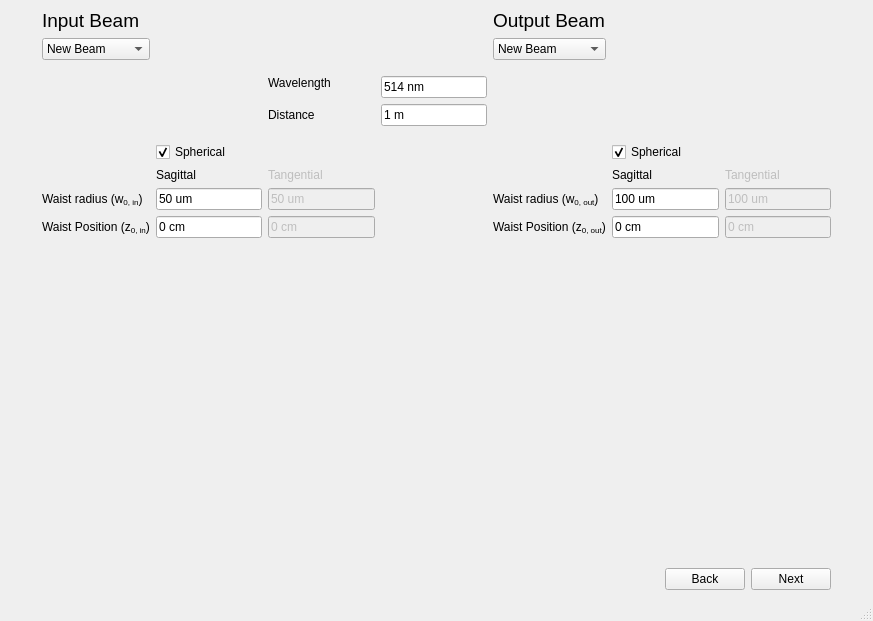
<?xml version="1.0" encoding="UTF-8"?>
<ui version="4.0">
 <class>MainWindow</class>
 <widget class="QMainWindow" name="MainWindow">
  <property name="geometry">
   <rect>
    <x>0</x>
    <y>0</y>
    <width>873</width>
    <height>621</height>
   </rect>
  </property>
  <property name="windowTitle">
   <string>Modematcher</string>
  </property>
  <widget class="QWidget" name="centralwidget">
   <layout class="QGridLayout" name="gridLayout">
    <item row="3" column="0">
     <spacer name="horizontalSpacer_3">
      <property name="orientation">
       <enum>Qt::Horizontal</enum>
      </property>
      <property name="sizeHint" stdset="0">
       <size>
        <width>40</width>
        <height>20</height>
       </size>
      </property>
     </spacer>
    </item>
    <item row="2" column="1">
     <spacer name="verticalSpacer">
      <property name="orientation">
       <enum>Qt::Vertical</enum>
      </property>
      <property name="sizeHint" stdset="0">
       <size>
        <width>20</width>
        <height>40</height>
       </size>
      </property>
     </spacer>
    </item>
    <item row="3" column="1">
     <widget class="QLabel" name="label">
      <property name="sizePolicy">
       <sizepolicy hsizetype="Expanding" vsizetype="Expanding">
        <horstretch>0</horstretch>
        <verstretch>0</verstretch>
       </sizepolicy>
      </property>
      <property name="maximumSize">
       <size>
        <width>801</width>
        <height>236</height>
       </size>
      </property>
      <property name="text">
       <string/>
      </property>
      <property name="pixmap">
       <pixmap>graycad.png</pixmap>
      </property>
      <property name="scaledContents">
       <bool>true</bool>
      </property>
     </widget>
    </item>
    <item row="5" column="1">
     <layout class="QHBoxLayout" name="horizontalLayout_2">
      <item>
       <spacer name="horizontalSpacer_4">
        <property name="orientation">
         <enum>Qt::Horizontal</enum>
        </property>
        <property name="sizeHint" stdset="0">
         <size>
          <width>40</width>
          <height>20</height>
         </size>
        </property>
       </spacer>
      </item>
      <item>
       <widget class="QPushButton" name="button_back">
        <property name="text">
         <string>Back</string>
        </property>
       </widget>
      </item>
      <item>
       <widget class="QPushButton" name="button_next">
        <property name="text">
         <string>Next</string>
        </property>
       </widget>
      </item>
     </layout>
    </item>
    <item row="4" column="1">
     <spacer name="verticalSpacer_2">
      <property name="orientation">
       <enum>Qt::Vertical</enum>
      </property>
      <property name="sizeHint" stdset="0">
       <size>
        <width>20</width>
        <height>40</height>
       </size>
      </property>
     </spacer>
    </item>
    <item row="0" column="1" rowspan="2">
     <layout class="QGridLayout" name="gridLayout_2">
      <item row="8" column="5">
       <widget class="QLabel" name="label_sag_out">
        <property name="text">
         <string>Sagittal</string>
        </property>
       </widget>
      </item>
      <item row="0" column="0">
       <widget class="QLabel" name="label_2">
        <property name="font">
         <font>
          <pointsize>14</pointsize>
         </font>
        </property>
        <property name="text">
         <string>Input Beam</string>
        </property>
       </widget>
      </item>
      <item row="0" column="4">
       <widget class="QLabel" name="label_3">
        <property name="font">
         <font>
          <pointsize>14</pointsize>
         </font>
        </property>
        <property name="layoutDirection">
         <enum>Qt::LeftToRight</enum>
        </property>
        <property name="text">
         <string>Output Beam</string>
        </property>
        <property name="alignment">
         <set>Qt::AlignLeading|Qt::AlignLeft|Qt::AlignVCenter</set>
        </property>
       </widget>
      </item>
      <item row="9" column="5">
       <widget class="QLineEdit" name="lineEdit_waist_output_sag">
        <property name="text">
         <string>100 um</string>
        </property>
       </widget>
      </item>
      <item row="9" column="0">
       <widget class="QLabel" name="label_6">
        <property name="text">
         <string>Waist radius (w&lt;sub&gt;0, in&lt;/sub&gt;)</string>
        </property>
       </widget>
      </item>
      <item row="4" column="2">
       <widget class="QLabel" name="label_4">
        <property name="text">
         <string>Wavelength</string>
        </property>
        <property name="alignment">
         <set>Qt::AlignLeading|Qt::AlignLeft|Qt::AlignTop</set>
        </property>
       </widget>
      </item>
      <item row="7" column="5">
       <widget class="QCheckBox" name="CheckBox_spherical_output_beam">
        <property name="text">
         <string>Spherical</string>
        </property>
        <property name="checked">
         <bool>true</bool>
        </property>
       </widget>
      </item>
      <item row="6" column="3">
       <spacer name="verticalSpacer_3">
        <property name="orientation">
         <enum>Qt::Vertical</enum>
        </property>
        <property name="sizeType">
         <enum>QSizePolicy::Fixed</enum>
        </property>
        <property name="sizeHint" stdset="0">
         <size>
          <width>20</width>
          <height>10</height>
         </size>
        </property>
       </spacer>
      </item>
      <item row="9" column="2">
       <widget class="QLineEdit" name="lineEdit_waist_input_tan">
        <property name="enabled">
         <bool>false</bool>
        </property>
        <property name="text">
         <string>50 um</string>
        </property>
        <property name="readOnly">
         <bool>false</bool>
        </property>
       </widget>
      </item>
      <item row="8" column="1">
       <widget class="QLabel" name="label_sag_in">
        <property name="text">
         <string>Sagittal</string>
        </property>
       </widget>
      </item>
      <item row="10" column="0">
       <widget class="QLabel" name="label_5">
        <property name="text">
         <string>Waist Position (z&lt;sub&gt;0, in&lt;/sub&gt;)</string>
        </property>
       </widget>
      </item>
      <item row="10" column="6">
       <widget class="QLineEdit" name="lineEdit_waist_position_output_tan">
        <property name="enabled">
         <bool>false</bool>
        </property>
        <property name="text">
         <string>0 cm</string>
        </property>
       </widget>
      </item>
      <item row="10" column="2">
       <widget class="QLineEdit" name="lineEdit_waist_position_tan">
        <property name="enabled">
         <bool>false</bool>
        </property>
        <property name="text">
         <string>0 cm</string>
        </property>
       </widget>
      </item>
      <item row="5" column="3">
       <widget class="QLineEdit" name="lineEdit_distance">
        <property name="text">
         <string>1 m</string>
        </property>
       </widget>
      </item>
      <item row="9" column="1">
       <widget class="QLineEdit" name="lineEdit_waist_input_sag">
        <property name="text">
         <string>50 um</string>
        </property>
       </widget>
      </item>
      <item row="3" column="3">
       <spacer name="verticalSpacer_4">
        <property name="orientation">
         <enum>Qt::Vertical</enum>
        </property>
        <property name="sizeType">
         <enum>QSizePolicy::Fixed</enum>
        </property>
        <property name="sizeHint" stdset="0">
         <size>
          <width>20</width>
          <height>10</height>
         </size>
        </property>
       </spacer>
      </item>
      <item row="9" column="4">
       <widget class="QLabel" name="label_8">
        <property name="text">
         <string>Waist radius (w&lt;sub&gt;0, out&lt;/sub&gt;)</string>
        </property>
       </widget>
      </item>
      <item row="10" column="4">
       <widget class="QLabel" name="label_10">
        <property name="text">
         <string>Waist Position (z&lt;sub&gt;0, out&lt;/sub&gt;)</string>
        </property>
       </widget>
      </item>
      <item row="5" column="2">
       <widget class="QLabel" name="label_15">
        <property name="text">
         <string>Distance</string>
        </property>
       </widget>
      </item>
      <item row="8" column="2">
       <widget class="QLabel" name="label_tan_in">
        <property name="enabled">
         <bool>false</bool>
        </property>
        <property name="text">
         <string>Tangential</string>
        </property>
       </widget>
      </item>
      <item row="2" column="0">
       <widget class="QComboBox" name="comboBox_input_beam">
        <item>
         <property name="text">
          <string>New Beam</string>
         </property>
        </item>
       </widget>
      </item>
      <item row="9" column="6">
       <widget class="QLineEdit" name="lineEdit_waist_output_tan">
        <property name="enabled">
         <bool>false</bool>
        </property>
        <property name="text">
         <string>100 um</string>
        </property>
       </widget>
      </item>
      <item row="4" column="3">
       <widget class="QLineEdit" name="lineEdit_wavelength">
        <property name="text">
         <string>514 nm</string>
        </property>
       </widget>
      </item>
      <item row="0" column="3">
       <spacer name="horizontalSpacer">
        <property name="orientation">
         <enum>Qt::Horizontal</enum>
        </property>
        <property name="sizeHint" stdset="0">
         <size>
          <width>40</width>
          <height>20</height>
         </size>
        </property>
       </spacer>
      </item>
      <item row="8" column="6">
       <widget class="QLabel" name="label_tan_out">
        <property name="enabled">
         <bool>false</bool>
        </property>
        <property name="text">
         <string>Tangential</string>
        </property>
       </widget>
      </item>
      <item row="2" column="4">
       <widget class="QComboBox" name="comboBox_output_beam">
        <item>
         <property name="text">
          <string>New Beam</string>
         </property>
        </item>
       </widget>
      </item>
      <item row="7" column="1">
       <widget class="QCheckBox" name="CheckBox_spherical_input_beam">
        <property name="text">
         <string>Spherical</string>
        </property>
        <property name="checked">
         <bool>true</bool>
        </property>
       </widget>
      </item>
      <item row="10" column="5">
       <widget class="QLineEdit" name="lineEdit_waist_position_output_sag">
        <property name="text">
         <string>0 cm</string>
        </property>
       </widget>
      </item>
      <item row="10" column="1">
       <widget class="QLineEdit" name="lineEdit_waist_position_sag">
        <property name="text">
         <string>0 cm</string>
        </property>
       </widget>
      </item>
     </layout>
    </item>
    <item row="0" column="2">
     <spacer name="horizontalSpacer_2">
      <property name="orientation">
       <enum>Qt::Horizontal</enum>
      </property>
      <property name="sizeHint" stdset="0">
       <size>
        <width>40</width>
        <height>20</height>
       </size>
      </property>
     </spacer>
    </item>
    <item row="0" column="0">
     <spacer name="horizontalSpacer_5">
      <property name="orientation">
       <enum>Qt::Horizontal</enum>
      </property>
      <property name="sizeHint" stdset="0">
       <size>
        <width>40</width>
        <height>20</height>
       </size>
      </property>
     </spacer>
    </item>
   </layout>
  </widget>
  <widget class="QStatusBar" name="statusbar"/>
 </widget>
 <resources/>
 <connections/>
</ui>
